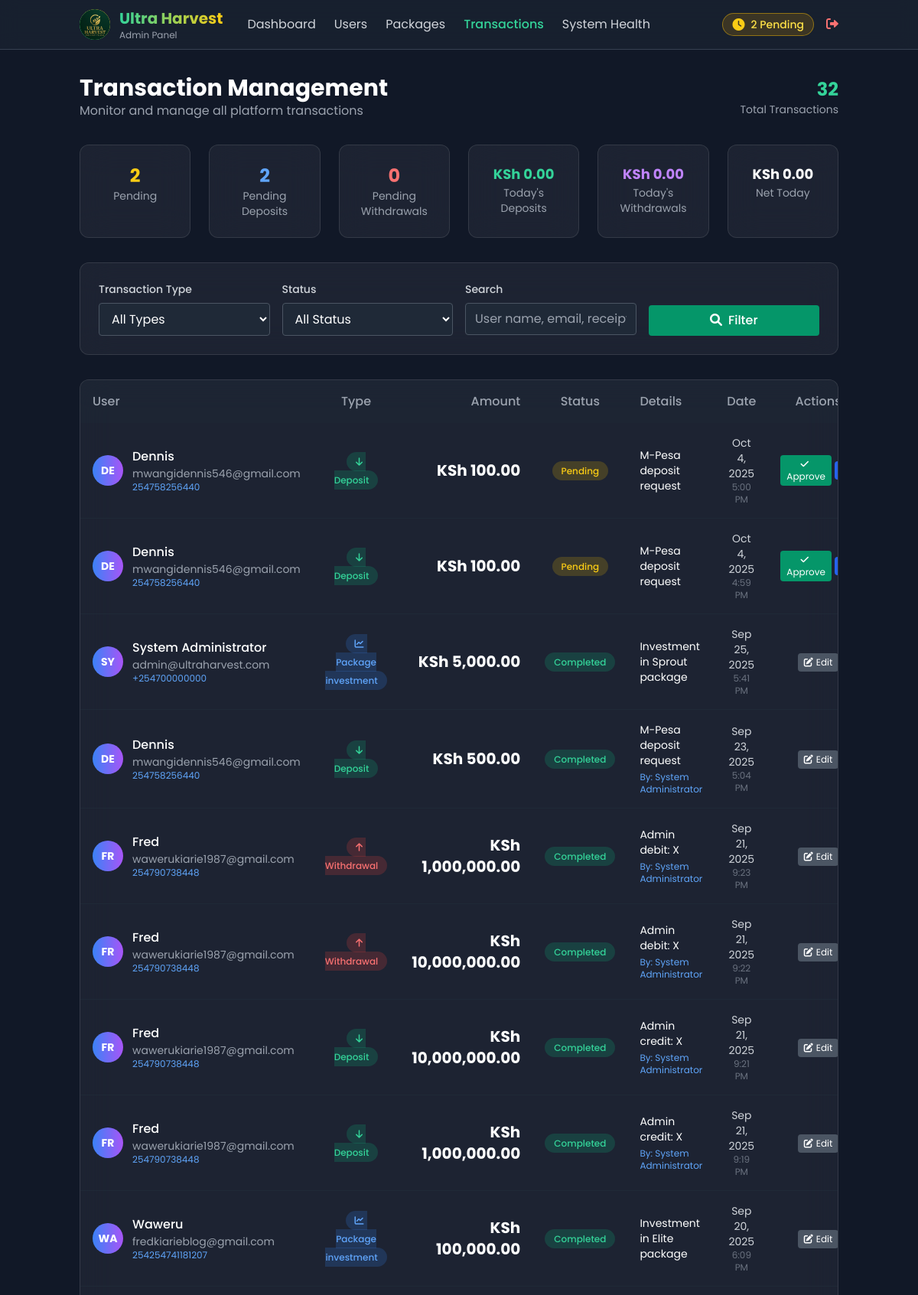
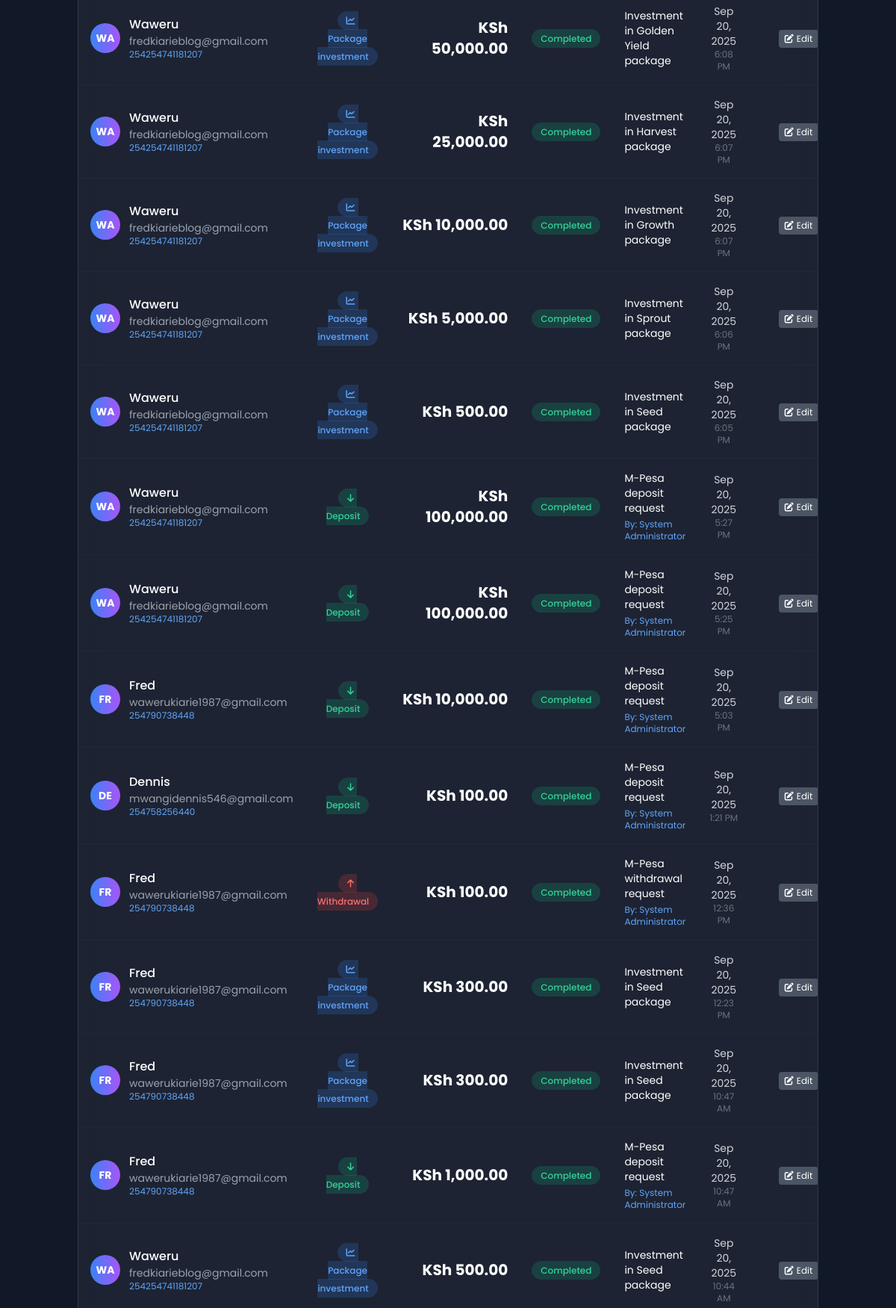
The app's page /admin/transactions.php (signed in, upper part) with its own data (2 pictures, top to bottom).
### tables this page shows
CREATE TABLE `transactions` (
  `id` int(11) NOT NULL,
  `user_id` int(11) NOT NULL,
  `type` enum('deposit','withdrawal','roi_payment','referral_commission','package_investment') NOT NULL,
  `amount` decimal(15,2) NOT NULL,
  `status` enum('pending','completed','failed','cancelled') DEFAULT 'pending',
  `mpesa_receipt` varchar(100) DEFAULT NULL,
  `mpesa_request_id` varchar(100) DEFAULT NULL,
  `phone_number` varchar(20) DEFAULT NULL,
  `description` text DEFAULT NULL,
  `admin_notes` text DEFAULT NULL,
  `processed_by` int(11) DEFAULT NULL,
  `created_at` timestamp NULL DEFAULT current_timestamp(),
  `updated_at` timestamp NULL DEFAULT current_timestamp() ON UPDATE current_timestamp()
);

CREATE TABLE `users` (
  `id` int(11) NOT NULL,
  `email` varchar(255) NOT NULL,
  `password` varchar(255) NOT NULL,
  `full_name` varchar(255) NOT NULL,
  `phone` varchar(20) DEFAULT NULL,
  `wallet_balance` decimal(15,2) DEFAULT 0.00,
  `total_deposited` decimal(15,2) DEFAULT 0.00,
  `total_withdrawn` decimal(15,2) DEFAULT 0.00,
  `total_roi_earned` decimal(15,2) DEFAULT 0.00,
  `referral_code` varchar(10) NOT NULL,
  `referred_by` int(11) DEFAULT NULL,
  `referral_earnings` decimal(15,2) DEFAULT 0.00,
  `status` enum('active','suspended','banned') DEFAULT 'active',
  `is_admin` tinyint(1) DEFAULT 0,
  `email_verified` tinyint(1) DEFAULT 0,
  `created_at` timestamp NULL DEFAULT current_timestamp(),
  `updated_at` timestamp NULL DEFAULT current_timestamp() ON UPDATE current_timestamp()
);

### admin/transactions.php (the view, shortened to what the rows shown need)
<?php
require_once '../config/database.php';
$page = max(1, intval($_GET['page'] ?? 1));
$limit = 25;
$offset = ($page - 1) * $limit;
$where_conditions = ["1=1"];
$params = [];
$where_clause = implode(' AND ', $where_conditions);
$transactions = [];
try {
    $sql = "
        SELECT t.id, t.user_id, t.type, t.amount, t.status, t.mpesa_receipt, t.mpesa_request_id,
               t.phone_number, t.description, t.admin_notes, t.created_at, t.updated_at,
               u.full_name, u.email, u.phone,
               admin.full_name as processed_by_name
        FROM transactions t
        JOIN users u ON t.user_id = u.id
        LEFT JOIN users admin ON t.processed_by = admin.id
        WHERE $where_clause
        ORDER BY t.created_at DESC
        LIMIT $limit OFFSET $offset
    ";
    $stmt = $db->prepare($sql);
    $stmt->execute($params);
    $transactions = $stmt->fetchAll(PDO::FETCH_ASSOC);
} catch (Exception $e) {
    $error = 'Failed to load transactions: ' . $e->getMessage();
}
?>
<!DOCTYPE html>
<html lang="en">
<head>
    <script src="https://cdn.tailwindcss.com"></script>
    <link rel="stylesheet" href="https://cdnjs.cloudflare.com/ajax/libs/font-awesome/6.0.0/css/all.min.css">
</head>
<body class="bg-gray-900 text-white min-h-screen">
    <main class="container mx-auto px-4 py-8">
        <div class="flex items-center justify-between mb-8">
            <div>
                <h1 class="text-3xl font-bold text-white">Transaction Management</h1>
            </div>
        </div>
        <section class="glass-card rounded-xl overflow-hidden">
            <?php if (!empty($transactions)): ?>
                <div class="overflow-x-auto">
                    <table class="w-full">
                        <thead class="bg-gray-800/50">
                            <tr>
                                <th class="text-left p-4 text-gray-400 font-medium">User</th>
                                <th class="text-center p-4 text-gray-400 font-medium">Type</th>
                                <th class="text-right p-4 text-gray-400 font-medium">Amount</th>
                                <th class="text-center p-4 text-gray-400 font-medium">Status</th>
                                <th class="text-left p-4 text-gray-400 font-medium">Details</th>
                                <th class="text-center p-4 text-gray-400 font-medium">Date</th>
                                <th class="text-center p-4 text-gray-400 font-medium">Actions</th>
                            </tr>
                        </thead>
                        <tbody>
                            <?php foreach ($transactions as $transaction): ?>
                            <tr class="transaction-row border-b border-gray-800">
                                <td class="p-4">
                                    <div class="flex items-center space-x-3">
                                        <div class="w-10 h-10 bg-gradient-to-r from-blue-500 to-purple-500 rounded-full flex items-center justify-center text-sm font-bold text-white">
                                            <?php echo strtoupper(substr($transaction['full_name'], 0, 2)); ?>
                                        </div>
                                        <div>
                                            <p class="font-medium text-white"><?php echo htmlspecialchars($transaction['full_name']); ?></p>
                                            <p class="text-sm text-gray-400"><?php echo htmlspecialchars($transaction['email']); ?></p>
                                            <?php if ($transaction['phone']): ?>
                                                <p class="text-xs text-blue-400"><?php echo htmlspecialchars($transaction['phone']); ?></p>
                                            <?php endif; ?>
                                        </div>
                                    </div>
                                </td>
                                <td class="p-4 text-center">
                                    <span class="px-3 py-1 rounded-full text-xs font-medium
                                        <?php
                                        echo match($transaction['type']) {
                                            'deposit' => 'bg-emerald-500/20 text-emerald-400',
                                            'withdrawal' => 'bg-red-500/20 text-red-400',
                                            'roi_payment' => 'bg-yellow-500/20 text-yellow-400',
                                            'package_investment' => 'bg-blue-500/20 text-blue-400',
                                            'referral_commission' => 'bg-purple-500/20 text-purple-400',
                                            default => 'bg-gray-500/20 text-gray-400'
                                        };
                                        ?>">
                                        <i class="fas <?php
                                        echo match($transaction['type']) {
                                            'deposit' => 'fa-arrow-down',
                                            'withdrawal' => 'fa-arrow-up',
                                            'roi_payment' => 'fa-coins',
                                            'package_investment' => 'fa-chart-line',
                                            'referral_commission' => 'fa-users',
                                            default => 'fa-exchange-alt'
                                        };
                                        ?> mr-1"></i>
                                        <?php echo ucfirst(str_replace('_', ' ', $transaction['type'])); ?>
                                    </span>
                                </td>
                                <td class="p-4 text-right">
                                    <p class="text-xl font-bold text-white"><?php echo formatMoney($transaction['amount']); ?></p>
                                </td>
                                <td class="p-4 text-center">
                                    <span class="px-3 py-1 rounded-full text-xs font-medium
                                        <?php
                                        echo match($transaction['status']) {
                                            'completed' => 'bg-emerald-500/20 text-emerald-400',
                                            'pending' => 'bg-yellow-500/20 text-yellow-400',
                                            'failed' => 'bg-red-500/20 text-red-400',
                                            'cancelled' => 'bg-gray-500/20 text-gray-400',
                                            default => 'bg-gray-500/20 text-gray-400'
                                        };
                                        ?>">
                                        <?php echo ucfirst($transaction['status']); ?>
                                    </span>
                                </td>
                                <td class="p-4">
                                    <div class="max-w-xs">
                                        <p class="text-white text-sm"><?php echo htmlspecialchars(substr($transaction['description'] ?? 'N/A', 0, 50)); ?></p>
                                        <?php if ($transaction['processed_by_name']): ?>
                                            <p class="text-blue-400 text-xs mt-1">By: <?php echo htmlspecialchars($transaction['processed_by_name']); ?></p>
                                        <?php endif; ?>
                                    </div>
                                </td>
                                <td class="p-4 text-center text-gray-300 text-sm">
                                    <p><?php echo date('M j, Y', strtotime($transaction['created_at'])); ?></p>
                                    <p class="text-xs text-gray-500"><?php echo date('g:i A', strtotime($transaction['created_at'])); ?></p>
                                </td>
                                <td class="p-4 text-center">
                                    <?php if ($transaction['status'] === 'pending'): ?>
                                        <div class="flex items-center justify-center space-x-1">
                                            <?php if ($transaction['type'] === 'withdrawal'): ?>
                                                <button onclick="approveWithdrawal(<?php echo $transaction['id']; ?>)"
                                                        class="px-2 py-1 bg-emerald-600 hover:bg-emerald-700 text-white rounded text-xs transition">
                                                    <i class="fas fa-check"></i>
                                                </button>
                                                <button onclick="rejectWithdrawal(<?php echo $transaction['id']; ?>)"
                                                        class="px-2 py-1 bg-red-600 hover:bg-red-700 text-white rounded text-xs transition">
                                                    <i class="fas fa-times"></i>
                                                </button>
                                            <?php elseif ($transaction['type'] === 'deposit'): ?>
                                                <button onclick="approveDeposit(<?php echo $transaction['id']; ?>)"
                                                        class="px-2 py-1 bg-emerald-600 hover:bg-emerald-700 text-white rounded text-xs transition">
                                                    <i class="fas fa-check mr-1"></i>Approve
                                                </button>
                                            <?php endif; ?>
                                            <button onclick="openStatusModal(<?php echo $transaction['id']; ?>, '<?php echo $transaction['status']; ?>')"
                                                    class="px-2 py-1 bg-blue-600 hover:bg-blue-700 text-white rounded text-xs transition">
                                            </button>
                                        </div>
                                    <?php else: ?>
                                        <button onclick="openStatusModal(<?php echo $transaction['id']; ?>, '<?php echo $transaction['status']; ?>')"
                                                class="px-2 py-1 bg-gray-600 hover:bg-gray-700 text-white rounded text-xs transition">
                                            <i class="fas fa-edit mr-1"></i>Edit
                                        </button>
                                    <?php endif; ?>
                                </td>
                            </tr>
                            <?php endforeach; ?>
                        </tbody>
                    </table>
                </div>
            <?php endif; ?>
        </section>
    </main>
</body>
</html>

### records on screen
transactions: user.full_name "DE", user.full_name "Dennis", user.email "mwangidennis546@gmail.com", user.phone "254758256440", type "Deposit", amount "KSh 100.00", status "Pending", description "M-Pesa deposit request", created_at "Oct 4, 2025", created_at "5:00 PM"
transactions: user.full_name "DE", user.full_name "Dennis", user.email "mwangidennis546@gmail.com", user.phone "254758256440", type "Deposit", amount "KSh 100.00", status "Pending", description "M-Pesa deposit request", created_at "Oct 4, 2025", created_at "4:59 PM"
transactions: user.full_name "SY", user.full_name "System Administrator", user.email "admin@ultraharvest.com", user.phone "+254700000000", type "Package investment", amount "KSh 5,000.00", status "Completed", description "Investment in Sprout package", created_at "Sep 25, 2025", created_at "5:41 PM"
transactions: user.full_name "DE", user.full_name "Dennis", user.email "mwangidennis546@gmail.com", user.phone "254758256440", type "Deposit", amount "KSh 500.00", status "Completed", description "M-Pesa deposit request", processed_by.full_name "System Administrator", created_at "Sep 23, 2025", created_at "5:04 PM"
transactions: user.full_name "FR", user.full_name "Fred", user.email "wawerukiarie1987@gmail.com", user.phone "254790738448", type "Withdrawal", amount "KSh 1,000,000.00", status "Completed", description "Admin debit: X", processed_by.full_name "System Administrator", created_at "Sep 21, 2025", created_at "9:23 PM"
transactions: user.full_name "FR", user.full_name "Fred", user.email "wawerukiarie1987@gmail.com", user.phone "254790738448", type "Withdrawal", amount "KSh 10,000,000.00", status "Completed", description "Admin debit: X", processed_by.full_name "System Administrator", created_at "Sep 21, 2025", created_at "9:22 PM"
transactions: user.full_name "FR", user.full_name "Fred", user.email "wawerukiarie1987@gmail.com", user.phone "254790738448", type "Deposit", amount "KSh 10,000,000.00", status "Completed", description "Admin credit: X", processed_by.full_name "System Administrator", created_at "Sep 21, 2025", created_at "9:21 PM"
transactions: user.full_name "FR", user.full_name "Fred", user.email "wawerukiarie1987@gmail.com", user.phone "254790738448", type "Deposit", amount "KSh 1,000,000.00", status "Completed", description "Admin credit: X", processed_by.full_name "System Administrator", created_at "Sep 21, 2025", created_at "9:19 PM"
transactions: user.full_name "WA", user.full_name "Waweru", user.email "fredkiarieblog@gmail.com", user.phone "254254741181207", type "Package investment", amount "KSh 100,000.00", status "Completed", description "Investment in Elite package", created_at "Sep 20, 2025", created_at "6:09 PM"
transactions: user.full_name "WA", user.full_name "Waweru", user.email "fredkiarieblog@gmail.com", user.phone "254254741181207", type "Package investment", amount "KSh 50,000.00", status "Completed", description "Investment in Golden Yield package", created_at "Sep 20, 2025", created_at "6:08 PM"
transactions: user.full_name "WA", user.full_name "Waweru", user.email "fredkiarieblog@gmail.com", user.phone "254254741181207", type "Package investment", amount "KSh 25,000.00", status "Completed", description "Investment in Harvest package", created_at "Sep 20, 2025", created_at "6:07 PM"
transactions: user.full_name "WA", user.full_name "Waweru", user.email "fredkiarieblog@gmail.com", user.phone "254254741181207", type "Package investment", amount "KSh 10,000.00", status "Completed", description "Investment in Growth package", created_at "Sep 20, 2025", created_at "6:07 PM"
transactions: user.full_name "WA", user.full_name "Waweru", user.email "fredkiarieblog@gmail.com", user.phone "254254741181207", type "Package investment", amount "KSh 5,000.00", status "Completed", description "Investment in Sprout package", created_at "Sep 20, 2025", created_at "6:06 PM"
transactions: user.full_name "WA", user.full_name "Waweru", user.email "fredkiarieblog@gmail.com", user.phone "254254741181207", type "Package investment", amount "KSh 500.00", status "Completed", description "Investment in Seed package", created_at "Sep 20, 2025", created_at "6:05 PM"
transactions: user.full_name "WA", user.full_name "Waweru", user.email "fredkiarieblog@gmail.com", user.phone "254254741181207", type "Deposit", amount "KSh 100,000.00", status "Completed", description "M-Pesa deposit request", processed_by.full_name "System Administrator", created_at "Sep 20, 2025", created_at "5:27 PM"
transactions: user.full_name "WA", user.full_name "Waweru", user.email "fredkiarieblog@gmail.com", user.phone "254254741181207", type "Deposit", amount "KSh 100,000.00", status "Completed", description "M-Pesa deposit request", processed_by.full_name "System Administrator", created_at "Sep 20, 2025", created_at "5:25 PM"
transactions: user.full_name "FR", user.full_name "Fred", user.email "wawerukiarie1987@gmail.com", user.phone "254790738448", type "Deposit", amount "KSh 10,000.00", status "Completed", description "M-Pesa deposit request", processed_by.full_name "System Administrator", created_at "Sep 20, 2025", created_at "5:03 PM"
transactions: user.full_name "DE", user.full_name "Dennis", user.email "mwangidennis546@gmail.com", user.phone "254758256440", type "Deposit", amount "KSh 100.00", status "Completed", description "M-Pesa deposit request", processed_by.full_name "System Administrator", created_at "Sep 20, 2025", created_at "1:21 PM"
transactions: user.full_name "FR", user.full_name "Fred", user.email "wawerukiarie1987@gmail.com", user.phone "254790738448", type "Withdrawal", amount "KSh 100.00", status "Completed", description "M-Pesa withdrawal request", processed_by.full_name "System Administrator", created_at "Sep 20, 2025", created_at "12:36 PM"
transactions: user.full_name "FR", user.full_name "Fred", user.email "wawerukiarie1987@gmail.com", user.phone "254790738448", type "Package investment", amount "KSh 300.00", status "Completed", description "Investment in Seed package", created_at "Sep 20, 2025", created_at "12:23 PM"
transactions: user.full_name "FR", user.full_name "Fred", user.email "wawerukiarie1987@gmail.com", user.phone "254790738448", type "Package investment", amount "KSh 300.00", status "Completed", description "Investment in Seed package", created_at "Sep 20, 2025", created_at "10:47 AM"
transactions: user.full_name "FR", user.full_name "Fred", user.email "wawerukiarie1987@gmail.com", user.phone "254790738448", type "Deposit", amount "KSh 1,000.00", status "Completed", description "M-Pesa deposit request", processed_by.full_name "System Administrator", created_at "Sep 20, 2025", created_at "10:47 AM"
transactions: user.full_name "WA", user.full_name "Waweru", user.email "fredkiarieblog@gmail.com", user.phone "254254741181207", type "Package investment", amount "KSh 500.00", status "Completed", description "Investment in Seed package", created_at "Sep 20, 2025", created_at "10:44 AM"

### other values on screen
$stats['pending_transactions'] "2"
$stats['total_transactions'] "32"
$stats['pending_deposits'] "2"
$stats['pending_withdrawals'] "0"
formatMoney($stats['today_deposits']) "KSh 0.00"
formatMoney($stats['today_withdrawals']) "KSh 0.00"
formatMoney($stats['today_deposits'] - $stats['today_withdrawals']) "KSh 0.00"
